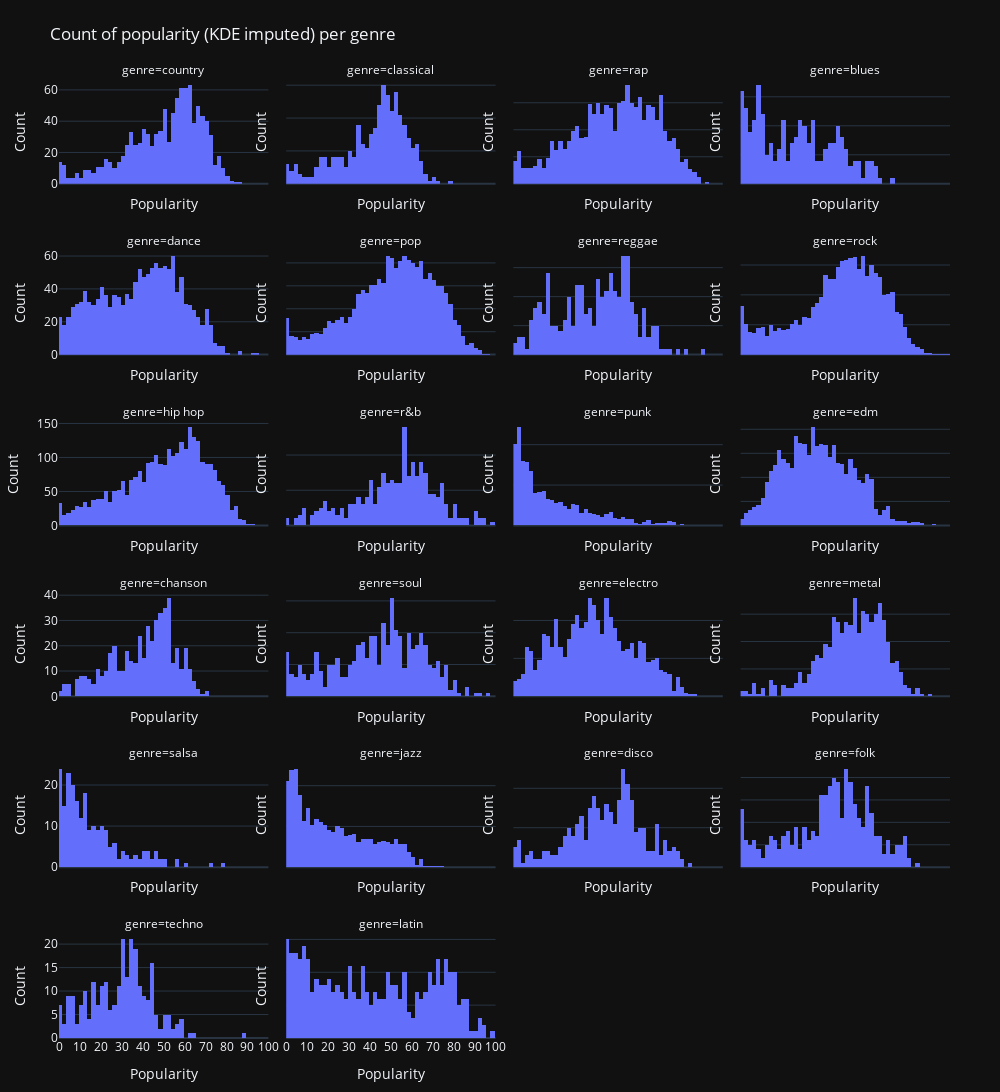

Write notebook code for a chart like this one.
### Code cell
df = dataset_train[dataset_train['popularity'] > 0][['genre','popularity']].dropna()
df['popularity'] = pd.to_numeric(df['popularity'], errors='coerce').dropna().astype(int)
order = df['genre'].drop_duplicates().tolist()
df['genre'] = pd.Categorical(df['genre'], categories=order, ordered=True)
df_kde = df_train_copy[['genre','popularity']].dropna().copy()
df_kde['popularity'] = pd.to_numeric(df_kde['popularity'], errors='coerce').clip(0,100).round().astype(int)
df_kde['genre'] = pd.Categorical(df_kde['genre'], categories=order, ordered=True)

fig = px.histogram(df_kde, x='popularity', facet_col='genre', facet_col_wrap=4,
                   nbins=100, range_x=[0,100],
                   labels={'popularity':'Popularity'},
                   title='Count of popularity (KDE imputed) per genre',
                   template='plotly_dark',
                   width=1000, height=1200)

fig.update_yaxes(matches=None, autorange=True, title_text='Count')
fig.update_xaxes(tick0=0, dtick=10, range=[0,100], title_text='Popularity')

fig.update_layout(margin=dict(t=80,l=50,r=50,b=50), showlegend=False)
fig.show()

### Figure 1 — Plotly figure (JSON) as saved in the notebook; plotly's stock layout.template omitted (floating-point values rounded to 4 significant figures; data arrays with more than 128 entries replaced by an {"elided": "..."} marker saying what was removed)
{"data": [{"bingroup": "x", "hovertemplate": "genre=country<br>Popularity=%{x}<br>count=%{y}<extra></extra>", "legendgroup": "", "marker": {"color": "#636efa", "pattern": {"shape": ""}}, "name": "", "nbinsx": 100, "orientation": "v", "showlegend": false, "type": "histogram", "x": {"elided": "1042 int values"}, "xaxis": "x21", "yaxis": "y21"}, {"bingroup": "x", "hovertemplate": "genre=classical<br>Popularity=%{x}<br>count=%{y}<extra></extra>", "legendgroup": "", "marker": {"color": "#636efa", "pattern": {"shape": ""}}, "name": "", "nbinsx": 100, "orientation": "v", "showlegend": false, "type": "histogram", "x": {"elided": "393 int values"}, "xaxis": "x22", "yaxis": "y22"}, {"bingroup": "x", "hovertemplate": "genre=rap<br>Popularity=%{x}<br>count=%{y}<extra></extra>", "legendgroup": "", "marker": {"color": "#636efa", "pattern": {"shape": ""}}, "name": "", "nbinsx": 100, "orientation": "v", "showlegend": false, "type": "histogram", "x": {"elided": "1654 int values"}, "xaxis": "x23", "yaxis": "y23"}, {"bingroup": "x", "hovertemplate": "genre=blues<br>Popularity=%{x}<br>count=%{y}<extra></extra>", "legendgroup": "", "marker": {"color": "#636efa", "pattern": {"shape": ""}}, "name": "", "nbinsx": 100, "orientation": "v", "showlegend": false, "type": "histogram", "x": {"elided": "246 int values"}, "xaxis": "x24", "yaxis": "y24"}, {"bingroup": "x", "hovertemplate": "genre=dance<br>Popularity=%{x}<br>count=%{y}<extra></extra>", "legendgroup": "", "marker": {"color": "#636efa", "pattern": {"shape": ""}}, "name": "", "nbinsx": 100, "orientation": "v", "showlegend": false, "type": "histogram", "x": {"elided": "1371 int values"}, "xaxis": "x17", "yaxis": "y17"}, {"bingroup": "x", "hovertemplate": "genre=pop<br>Popularity=%{x}<br>count=%{y}<extra></extra>", "legendgroup": "", "marker": {"color": "#636efa", "pattern": {"shape": ""}}, "name": "", "nbinsx": 100, "orientation": "v", "showlegend": false, "type": "histogram", "x": {"elided": "5181 int values"}, "xaxis": "x18", "yaxis": "y18"}, {"bingroup": "x", "hovertemplate": "genre=reggae<br>Popularity=%{x}<br>count=%{y}<extra></extra>", "legendgroup": "", "marker": {"color": "#636efa", "pattern": {"shape": ""}}, "name": "", "nbinsx": 100, "orientation": "v", "showlegend": false, "type": "histogram", "x": {"elided": "281 int values"}, "xaxis": "x19", "yaxis": "y19"}, {"bingroup": "x", "hovertemplate": "genre=rock<br>Popularity=%{x}<br>count=%{y}<extra></extra>", "legendgroup": "", "marker": {"color": "#636efa", "pattern": {"shape": ""}}, "name": "", "nbinsx": 100, "orientation": "v", "showlegend": false, "type": "histogram", "x": {"elided": "3695 int values"}, "xaxis": "x20", "yaxis": "y20"}, {"bingroup": "x", "hovertemplate": "genre=hip hop<br>Popularity=%{x}<br>count=%{y}<extra></extra>", "legendgroup": "", "marker": {"color": "#636efa", "pattern": {"shape": ""}}, "name": "", "nbinsx": 100, "orientation": "v", "showlegend": false, "type": "histogram", "x": {"elided": "2926 int values"}, "xaxis": "x13", "yaxis": "y13"}, {"bingroup": "x", "hovertemplate": "genre=r&b<br>Popularity=%{x}<br>count=%{y}<extra></extra>", "legendgroup": "", "marker": {"color": "#636efa", "pattern": {"shape": ""}}, "name": "", "nbinsx": 100, "orientation": "v", "showlegend": false, "type": "histogram", "x": {"elided": "352 int values"}, "xaxis": "x14", "yaxis": "y14"}, {"bingroup": "x", "hovertemplate": "genre=punk<br>Popularity=%{x}<br>count=%{y}<extra></extra>", "legendgroup": "", "marker": {"color": "#636efa", "pattern": {"shape": ""}}, "name": "", "nbinsx": 100, "orientation": "v", "showlegend": false, "type": "histogram", "x": {"elided": "994 int values"}, "xaxis": "x15", "yaxis": "y15"}, {"bingroup": "x", "hovertemplate": "genre=edm<br>Popularity=%{x}<br>count=%{y}<extra></extra>", "legendgroup": "", "marker": {"color": "#636efa", "pattern": {"shape": ""}}, "name": "", "nbinsx": 100, "orientation": "v", "showlegend": false, "type": "histogram", "x": {"elided": "1593 int values"}, "xaxis": "x16", "yaxis": "y16"}, {"bingroup": "x", "hovertemplate": "genre=chanson<br>Popularity=%{x}<br>count=%{y}<extra></extra>", "legendgroup": "", "marker": {"color": "#636efa", "pattern": {"shape": ""}}, "name": "", "nbinsx": 100, "orientation": "v", "showlegend": false, "type": "histogram", "x": {"elided": "489 int values"}, "xaxis": "x9", "yaxis": "y9"}, {"bingroup": "x", "hovertemplate": "genre=soul<br>Popularity=%{x}<br>count=%{y}<extra></extra>", "legendgroup": "", "marker": {"color": "#636efa", "pattern": {"shape": ""}}, "name": "", "nbinsx": 100, "orientation": "v", "showlegend": false, "type": "histogram", "x": {"elided": "505 int values"}, "xaxis": "x10", "yaxis": "y10"}, {"bingroup": "x", "hovertemplate": "genre=electro<br>Popularity=%{x}<br>count=%{y}<extra></extra>", "legendgroup": "", "marker": {"color": "#636efa", "pattern": {"shape": ""}}, "name": "", "nbinsx": 100, "orientation": "v", "showlegend": false, "type": "histogram", "x": {"elided": "1081 int values"}, "xaxis": "x11", "yaxis": "y11"}, {"bingroup": "x", "hovertemplate": "genre=metal<br>Popularity=%{x}<br>count=%{y}<extra></extra>", "legendgroup": "", "marker": {"color": "#636efa", "pattern": {"shape": ""}}, "name": "", "nbinsx": 100, "orientation": "v", "showlegend": false, "type": "histogram", "x": {"elided": "578 int values"}, "xaxis": "x12", "yaxis": "y12"}, {"bingroup": "x", "hovertemplate": "genre=salsa<br>Popularity=%{x}<br>count=%{y}<extra></extra>", "legendgroup": "", "marker": {"color": "#636efa", "pattern": {"shape": ""}}, "name": "", "nbinsx": 100, "orientation": "v", "showlegend": false, "type": "histogram", "x": {"elided": "225 int values"}, "xaxis": "x5", "yaxis": "y5"}, {"bingroup": "x", "hovertemplate": "genre=jazz<br>Popularity=%{x}<br>count=%{y}<extra></extra>", "legendgroup": "", "marker": {"color": "#636efa", "pattern": {"shape": ""}}, "name": "", "nbinsx": 100, "orientation": "v", "showlegend": false, "type": "histogram", "x": {"elided": "1516 int values"}, "xaxis": "x6", "yaxis": "y6"}, {"bingroup": "x", "hovertemplate": "genre=disco<br>Popularity=%{x}<br>count=%{y}<extra></extra>", "legendgroup": "", "marker": {"color": "#636efa", "pattern": {"shape": ""}}, "name": "", "nbinsx": 100, "orientation": "v", "showlegend": false, "type": "histogram", "x": {"elided": "355 int values"}, "xaxis": "x7", "yaxis": "y7"}, {"bingroup": "x", "hovertemplate": "genre=folk<br>Popularity=%{x}<br>count=%{y}<extra></extra>", "legendgroup": "", "marker": {"color": "#636efa", "pattern": {"shape": ""}}, "name": "", "nbinsx": 100, "orientation": "v", "showlegend": false, "type": "histogram", "x": {"elided": "372 int values"}, "xaxis": "x8", "yaxis": "y8"}, {"bingroup": "x", "hovertemplate": "genre=techno<br>Popularity=%{x}<br>count=%{y}<extra></extra>", "legendgroup": "", "marker": {"color": "#636efa", "pattern": {"shape": ""}}, "name": "", "nbinsx": 100, "orientation": "v", "showlegend": false, "type": "histogram", "x": {"elided": "265 int values"}, "xaxis": "x", "yaxis": "y"}, {"bingroup": "x", "hovertemplate": "genre=latin<br>Popularity=%{x}<br>count=%{y}<extra></extra>", "legendgroup": "", "marker": {"color": "#636efa", "pattern": {"shape": ""}}, "name": "", "nbinsx": 100, "orientation": "v", "showlegend": false, "type": "histogram", "x": {"elided": "378 int values"}, "xaxis": "x2", "yaxis": "y2"}], "layout": {"annotations": [{"font": {}, "showarrow": false, "text": "genre=techno", "x": 0.1175, "xanchor": "center", "xref": "paper", "y": 0.1083, "yanchor": "bottom", "yref": "paper"}, {"font": {}, "showarrow": false, "text": "genre=latin", "x": 0.3725, "xanchor": "center", "xref": "paper", "y": 0.1083, "yanchor": "bottom", "yref": "paper"}, {"font": {}, "showarrow": false, "text": "genre=salsa", "x": 0.1175, "xanchor": "center", "xref": "paper", "y": 0.2867, "yanchor": "bottom", "yref": "paper"}, {"font": {}, "showarrow": false, "text": "genre=jazz", "x": 0.3725, "xanchor": "center", "xref": "paper", "y": 0.2867, "yanchor": "bottom", "yref": "paper"}, {"font": {}, "showarrow": false, "text": "genre=disco", "x": 0.6275, "xanchor": "center", "xref": "paper", "y": 0.2867, "yanchor": "bottom", "yref": "paper"}, {"font": {}, "showarrow": false, "text": "genre=folk", "x": 0.8825, "xanchor": "center", "xref": "paper", "y": 0.2867, "yanchor": "bottom", "yref": "paper"}, {"font": {}, "showarrow": false, "text": "genre=chanson", "x": 0.1175, "xanchor": "center", "xref": "paper", "y": 0.465, "yanchor": "bottom", "yref": "paper"}, {"font": {}, "showarrow": false, "text": "genre=soul", "x": 0.3725, "xanchor": "center", "xref": "paper", "y": 0.465, "yanchor": "bottom", "yref": "paper"}, {"font": {}, "showarrow": false, "text": "genre=electro", "x": 0.6275, "xanchor": "center", "xref": "paper", "y": 0.465, "yanchor": "bottom", "yref": "paper"}, {"font": {}, "showarrow": false, "text": "genre=metal", "x": 0.8825, "xanchor": "center", "xref": "paper", "y": 0.465, "yanchor": "bottom", "yref": "paper"}, {"font": {}, "showarrow": false, "text": "genre=hip hop", "x": 0.1175, "xanchor": "center", "xref": "paper", "y": 0.6433, "yanchor": "bottom", "yref": "paper"}, {"font": {}, "showarrow": false, "text": "genre=r&b", "x": 0.3725, "xanchor": "center", "xref": "paper", "y": 0.6433, "yanchor": "bottom", "yref": "paper"}, {"font": {}, "showarrow": false, "text": "genre=punk", "x": 0.6275, "xanchor": "center", "xref": "paper", "y": 0.6433, "yanchor": "bottom", "yref": "paper"}, {"font": {}, "showarrow": false, "text": "genre=edm", "x": 0.8825, "xanchor": "center", "xref": "paper", "y": 0.6433, "yanchor": "bottom", "yref": "paper"}, {"font": {}, "showarrow": false, "text": "genre=dance", "x": 0.1175, "xanchor": "center", "xref": "paper", "y": 0.8217, "yanchor": "bottom", "yref": "paper"}, {"font": {}, "showarrow": false, "text": "genre=pop", "x": 0.3725, "xanchor": "center", "xref": "paper", "y": 0.8217, "yanchor": "bottom", "yref": "paper"}, {"font": {}, "showarrow": false, "text": "genre=reggae", "x": 0.6275, "xanchor": "center", "xref": "paper", "y": 0.8217, "yanchor": "bottom", "yref": "paper"}, {"font": {}, "showarrow": false, "text": "genre=rock", "x": 0.8825, "xanchor": "center", "xref": "paper", "y": 0.8217, "yanchor": "bottom", "yref": "paper"}, {"font": {}, "showarrow": false, "text": "genre=country", "x": 0.1175, "xanchor": "center", "xref": "paper", "y": 1.0, "yanchor": "bottom", "yref": "paper"}, {"font": {}, "showarrow": false, "text": "genre=classical", "x": 0.3725, "xanchor": "center", "xref": "paper", "y": 1.0, "yanchor": "bottom", "yref": "paper"}, {"font": {}, "showarrow": false, "text": "genre=rap", "x": 0.6275, "xanchor": "center", "xref": "paper", "y": 1.0, "yanchor": "bottom", "yref": "paper"}, {"font": {}, "showarrow": false, "text": "genre=blues", "x": 0.8825, "xanchor": "center", "xref": "paper", "y": 1.0, "yanchor": "bottom", "yref": "paper"}], "barmode": "relative", "height": 1200, "legend": {"tracegroupgap": 0}, "margin": {"b": 50, "l": 50, "r": 50, "t": 80}, "showlegend": false, "title": {"text": "Count of popularity (KDE imputed) per genre"}, "width": 1000, "xaxis": {"anchor": "y", "domain": [0, 0.235], "dtick": 10, "range": [0, 100], "tick0": 0, "title": {"text": "Popularity"}}, "xaxis10": {"anchor": "y10", "domain": [0.255, 0.49], "dtick": 10, "matches": "x", "range": [0, 100], "showticklabels": false, "tick0": 0, "title": {"text": "Popularity"}}, "xaxis11": {"anchor": "y11", "domain": [0.51, 0.745], "dtick": 10, "matches": "x", "range": [0, 100], "showticklabels": false, "tick0": 0, "title": {"text": "Popularity"}}, "xaxis12": {"anchor": "y12", "domain": [0.765, 1.0], "dtick": 10, "matches": "x", "range": [0, 100], "showticklabels": false, "tick0": 0, "title": {"text": "Popularity"}}, "xaxis13": {"anchor": "y13", "domain": [0, 0.235], "dtick": 10, "matches": "x", "range": [0, 100], "showticklabels": false, "tick0": 0, "title": {"text": "Popularity"}}, "xaxis14": {"anchor": "y14", "domain": [0.255, 0.49], "dtick": 10, "matches": "x", "range": [0, 100], "showticklabels": false, "tick0": 0, "title": {"text": "Popularity"}}, "xaxis15": {"anchor": "y15", "domain": [0.51, 0.745], "dtick": 10, "matches": "x", "range": [0, 100], "showticklabels": false, "tick0": 0, "title": {"text": "Popularity"}}, "xaxis16": {"anchor": "y16", "domain": [0.765, 1.0], "dtick": 10, "matches": "x", "range": [0, 100], "showticklabels": false, "tick0": 0, "title": {"text": "Popularity"}}, "xaxis17": {"anchor": "y17", "domain": [0, 0.235], "dtick": 10, "matches": "x", "range": [0, 100], "showticklabels": false, "tick0": 0, "title": {"text": "Popularity"}}, "xaxis18": {"anchor": "y18", "domain": [0.255, 0.49], "dtick": 10, "matches": "x", "range": [0, 100], "showticklabels": false, "tick0": 0, "title": {"text": "Popularity"}}, "xaxis19": {"anchor": "y19", "domain": [0.51, 0.745], "dtick": 10, "matches": "x", "range": [0, 100], "showticklabels": false, "tick0": 0, "title": {"text": "Popularity"}}, "xaxis2": {"anchor": "y2", "domain": [0.255, 0.49], "dtick": 10, "matches": "x", "range": [0, 100], "tick0": 0, "title": {"text": "Popularity"}}, "xaxis20": {"anchor": "y20", "domain": [0.765, 1.0], "dtick": 10, "matches": "x", "range": [0, 100], "showticklabels": false, "tick0": 0, "title": {"text": "Popularity"}}, "xaxis21": {"anchor": "y21", "domain": [0, 0.235], "dtick": 10, "matches": "x", "range": [0, 100], "showticklabels": false, "tick0": 0, "title": {"text": "Popularity"}}, "xaxis22": {"anchor": "y22", "domain": [0.255, 0.49], "dtick": 10, "matches": "x", "range": [0, 100], "showticklabels": false, "tick0": 0, "title": {"text": "Popularity"}}, "xaxis23": {"anchor": "y23", "domain": [0.51, 0.745], "dtick": 10, "matches": "x", "range": [0, 100], "showticklabels": false, "tick0": 0, "title": {"text": "Popularity"}}, "xaxis24": {"anchor": "y24", "domain": [0.765, 1.0], "dtick": 10, "matches": "x", "range": [0, 100], "showticklabels": false, "tick0": 0, "title": {"text": "Popularity"}}, "xaxis3": {"anchor": "y3", "domain": [0.51, 0.745], "dtick": 10, "matches": "x", "range": [0, 100], "tick0": 0, "title": {"text": "Popularity"}}, "xaxis4": {"anchor": "y4", "domain": [0.765, 1.0], "dtick": 10, "matches": "x", "range": [0, 100], "tick0": 0, "title": {"text": "Popularity"}}, "xaxis5": {"anchor": "y5", "domain": [0, 0.235], "dtick": 10, "matches": "x", "range": [0, 100], "showticklabels": false, "tick0": 0, "title": {"text": "Popularity"}}, "xaxis6": {"anchor": "y6", "domain": [0.255, 0.49], "dtick": 10, "matches": "x", "range": [0, 100], "showticklabels": false, "tick0": 0, "title": {"text": "Popularity"}}, "xaxis7": {"anchor": "y7", "domain": [0.51, 0.745], "dtick": 10, "matches": "x", "range": [0, 100], "showticklabels": false, "tick0": 0, "title": {"text": "Popularity"}}, "xaxis8": {"anchor": "y8", "domain": [0.765, 1.0], "dtick": 10, "matches": "x", "range": [0, 100], "showticklabels": false, "tick0": 0, "title": {"text": "Popularity"}}, "xaxis9": {"anchor": "y9", "domain": [0, 0.235], "dtick": 10, "matches": "x", "range": [0, 100], "showticklabels": false, "tick0": 0, "title": {"text": "Popularity"}}, "yaxis": {"anchor": "x", "autorange": true, "domain": [0, 0.1083], "title": {"text": "Count"}}, "yaxis10": {"anchor": "x10", "autorange": true, "domain": [0.3567, 0.465], "showticklabels": false, "title": {"text": "Count"}}, "yaxis11": {"anchor": "x11", "autorange": true, "domain": [0.3567, 0.465], "showticklabels": false, "title": {"text": "Count"}}, "yaxis12": {"anchor": "x12", "autorange": true, "domain": [0.3567, 0.465], "showticklabels": false, "title": {"text": "Count"}}, "yaxis13": {"anchor": "x13", "autorange": true, "domain": [0.535, 0.6433], "title": {"text": "Count"}}, "yaxis14": {"anchor": "x14", "autorange": true, "domain": [0.535, 0.6433], "showticklabels": false, "title": {"text": "Count"}}, "yaxis15": {"anchor": "x15", "autorange": true, "domain": [0.535, 0.6433], "showticklabels": false, "title": {"text": "Count"}}, "yaxis16": {"anchor": "x16", "autorange": true, "domain": [0.535, 0.6433], "showticklabels": false, "title": {"text": "Count"}}, "yaxis17": {"anchor": "x17", "autorange": true, "domain": [0.7133, 0.8217], "title": {"text": "Count"}}, "yaxis18": {"anchor": "x18", "autorange": true, "domain": [0.7133, 0.8217], "showticklabels": false, "title": {"text": "Count"}}, "yaxis19": {"anchor": "x19", "autorange": true, "domain": [0.7133, 0.8217], "showticklabels": false, "title": {"text": "Count"}}, "yaxis2": {"anchor": "x2", "autorange": true, "domain": [0, 0.1083], "showticklabels": false, "title": {"text": "Count"}}, "yaxis20": {"anchor": "x20", "autorange": true, "domain": [0.7133, 0.8217], "showticklabels": false, "title": {"text": "Count"}}, "yaxis21": {"anchor": "x21", "autorange": true, "domain": [0.8917, 1.0], "title": {"text": "Count"}}, "yaxis22": {"anchor": "x22", "autorange": true, "domain": [0.8917, 1.0], "showticklabels": false, "title": {"text": "Count"}}, "yaxis23": {"anchor": "x23", "autorange": true, "domain": [0.8917, 1.0], "showticklabels": false, "title": {"text": "Count"}}, "yaxis24": {"anchor": "x24", "autorange": true, "domain": [0.8917, 1.0], "showticklabels": false, "title": {"text": "Count"}}, "yaxis3": {"anchor": "x3", "autorange": true, "domain": [0, 0.1083], "showticklabels": false, "title": {"text": "Count"}}, "yaxis4": {"anchor": "x4", "autorange": true, "domain": [0, 0.1083], "showticklabels": false, "title": {"text": "Count"}}, "yaxis5": {"anchor": "x5", "autorange": true, "domain": [0.1783, 0.2867], "title": {"text": "Count"}}, "yaxis6": {"anchor": "x6", "autorange": true, "domain": [0.1783, 0.2867], "showticklabels": false, "title": {"text": "Count"}}, "yaxis7": {"anchor": "x7", "autorange": true, "domain": [0.1783, 0.2867], "showticklabels": false, "title": {"text": "Count"}}, "yaxis8": {"anchor": "x8", "autorange": true, "domain": [0.1783, 0.2867], "showticklabels": false, "title": {"text": "Count"}}, "yaxis9": {"anchor": "x9", "autorange": true, "domain": [0.3567, 0.465], "title": {"text": "Count"}}}}
